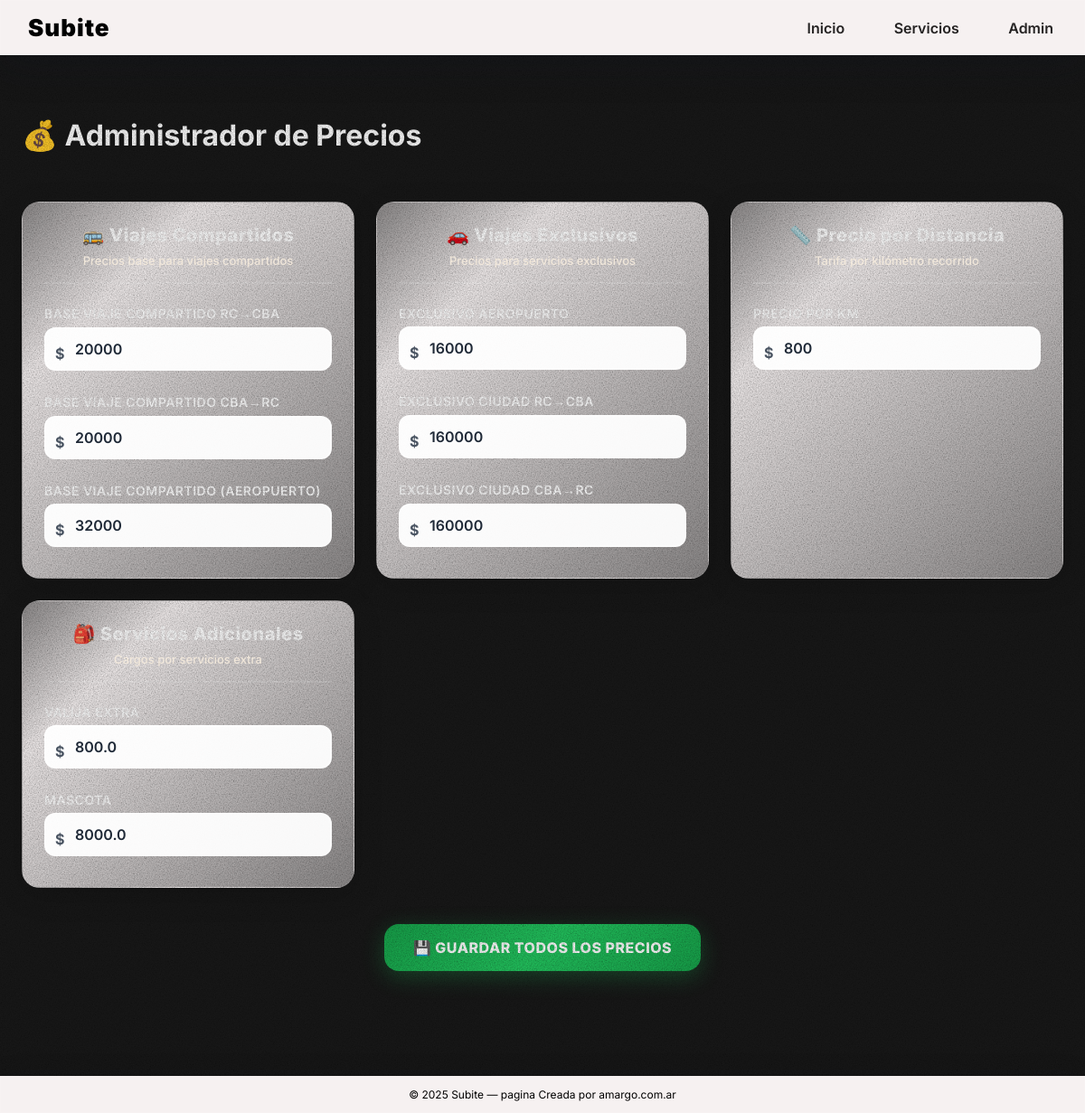
Page /admin/prices (signed in) on the committed database.
### app.py (models this page shows)
class PriceConfig(db.Model):
    key = db.Column(db.String(64), primary_key=True)
    value = db.Column(db.Float, nullable=False)

### app.py (the view, shortened to what this page needs)
@app.route('/admin/prices', methods=['GET', 'POST'])
@login_required
def admin_prices():
    keys = ['BASE_SHARED_RC_CBA','BASE_SHARED_CBA_RC','BASE_SHARED_AIRPORT' , 'AIRPORT_EXCLUSIVE',
            'CITY_EXCLUSIVE_RC_CBA','CITY_EXCLUSIVE_CBA_RC','KM_PRICE','EXTRA_LUGGAGE','PET']
    items = [(k, price(k)) for k in keys]
    return render_template('admin_prices.html', items=items)

### app.py (called while the page is built)
def price(key, default=0.0):
    pc = PriceConfig.query.get(key)
    return pc.value if pc else default

def login_required(f):
    @wraps(f)
    def wrapper(*args, **kwargs):
        if not session.get('admin'):
            return redirect(url_for('admin_login'))
        return f(*args, **kwargs)
    return wrapper

### templates/admin_prices.html
{% extends "base.html" %}
{% block content %}
<h1>💰 Administrador de Precios</h1>
{% set labels = {
  'BASE_SHARED_RC_CBA':'Base Viaje Compartido RC→CBA',
  'BASE_SHARED_CBA_RC':'Base Viaje Compartido CBA→RC',
  'BASE_SHARED_AIRPORT':'Base Viaje Compartido (Aeropuerto)',
  'AIRPORT_EXCLUSIVE':'Exclusivo Aeropuerto',
  'CITY_EXCLUSIVE_RC_CBA':'Exclusivo Ciudad RC→CBA',
  'CITY_EXCLUSIVE_CBA_RC':'Exclusivo Ciudad CBA→RC',
  'KM_PRICE':'Precio por KM',
  'EXTRA_LUGGAGE':'Valija extra',
  'PET':'Mascota'
} %}
{% set shared_keys = ['BASE_SHARED_RC_CBA', 'BASE_SHARED_CBA_RC', 'BASE_SHARED_AIRPORT'] %}
{% set exclusive_keys = ['AIRPORT_EXCLUSIVE', 'CITY_EXCLUSIVE_RC_CBA', 'CITY_EXCLUSIVE_CBA_RC'] %}
{% set distance_keys = ['KM_PRICE'] %}
{% set extra_keys = ['EXTRA_LUGGAGE', 'PET'] %}
<form method="post">
  <div class="admin-price-grid">
    <div class="price-category-card">
      <div class="price-category-header">
        <h2>🚌 Viajes Compartidos</h2>
        <p>Precios base para viajes compartidos</p>
      </div>
      <div class="price-inputs">
        {% for k, v in items %}
          {% if k in shared_keys %}
            <div class="price-input-group">
              <label>{{ labels.get(k, k) }}</label>
              <div class="input-wrapper">
                <span class="currency">$</span>
                <input name="price_{{k}}" type="number" step="1" value="{{ v|int }}" class="price-input">
              </div>
            </div>
          {% endif %}
        {% endfor %}
      </div>
    </div>
    <div class="price-category-card">
      <div class="price-category-header">
        <h2>🚗 Viajes Exclusivos</h2>
        <p>Precios para servicios exclusivos</p>
      </div>
      <div class="price-inputs">
        {% for k, v in items %}
          {% if k in exclusive_keys %}
            <div class="price-input-group">
              <label>{{ labels.get(k, k) }}</label>
              <div class="input-wrapper">
                <span class="currency">$</span>
                <input name="price_{{k}}" type="number" step="1" value="{{ v|int }}" class="price-input">
              </div>
            </div>
          {% endif %}
        {% endfor %}
      </div>
    </div>
    <div class="price-category-card">
      <div class="price-category-header">
        <h2>📏 Precio por Distancia</h2>
        <p>Tarifa por kilómetro recorrido</p>
      </div>
      <div class="price-inputs">
        {% for k, v in items %}
          {% if k in distance_keys %}
            <div class="price-input-group">
              <label>{{ labels.get(k, k) }}</label>
              <div class="input-wrapper">
                <span class="currency">$</span>
                <input name="price_{{k}}" type="number" step="1" value="{{ v|int }}" class="price-input">
              </div>
            </div>
          {% endif %}
        {% endfor %}
      </div>
    </div>
    <div class="price-category-card">
      <div class="price-category-header">
        <h2>🎒 Servicios Adicionales</h2>
        <p>Cargos por servicios extra</p>
      </div>
      <div class="price-inputs">
        {% for k, v in items %}
          {% if k in extra_keys %}
            <div class="price-input-group">
              <label>{{ labels.get(k, k) }}</label>
              <div class="input-wrapper">
                <span class="currency">$</span>
                <input name="price_{{k}}" type="number" step="0.01" value="{{ v }}" class="price-input">
              </div>
            </div>
          {% endif %}
        {% endfor %}
      </div>
    </div>
  </div>
  <div class="save-section">
    <button type="submit" class="save-prices-btn">💾 Guardar Todos los Precios</button>
  </div>
</form>
{% endblock %}

### static/style.css (style rules this page uses)
:root { --bg:#181818; --fg:#ffffff; --muted:#000000; --brand:#ffffff; --accent:#F5EBDD; --card:#181818; --ok:#16a34a; --warn:#f59e0b; --err:#ef4444; --shadow:0 8px 28px rgba(17,24,39,0.12); --shadow-strong:0 14px 40px rgba(17,24,39,0.18); --border:1px solid rgba(17,24,39,0.08); --nav-bg: #F6F1F1; --nav-border: 1px solid rgba(255,255,255,0.08); --footer-height: 72px; }
* { box-sizing:border-box }
html,body { margin:0;padding:0;background:var(--bg);color:var(--fg);font-family:'Inter';font-weight:400;height:100%; max-width: 100vw; overflow-x: hidden; }
body { display:flex;flex-direction:column;min-height:100vh; }
body.bg-grain { background:var(--bg);position:relative }
body.bg-grain::before { content:"";position:fixed;inset:0;pointer-events:none; opacity:1.045;mix-blend-mode:multiply; }
button { padding:10px 14px;border-radius:12px;border:1px solid var(--accent);background:linear-gradient(to right, #908D8D 0%, #F6F1F1 52%, #908D8D 100%);color:#0C0C0C;cursor:pointer;transition:opacity .3s ease;text-decoration:none }
label { display:flex; font-family: 'Inter'; margin-bottom: 0.7em;font-size: 1em; }
input,select,textarea { width:70%;padding:10px;border-radius:10px;border:1.5px solid #e5e7eb;background:white;margin-bottom:10px }
.admin-price-grid { display: grid; grid-template-columns: repeat(auto-fit, minmax(320px, 1fr)); gap: 24px; margin: 32px 0; }
.price-category-card { background: linear-gradient(135deg, #908D8D 0%, #F6F1F1 25%, #908D8D 100%); border-radius: 20px; padding: 24px; box-shadow: 0 8px 32px rgba(0,0,0,0.15); border: 1px solid rgba(255,255,255,0.1); transition: opacity .3s ease, transform .3s ease; }
.price-category-header { text-align: center; margin-bottom: 24px; border-bottom: 2px solid rgba(255,255,255,0.2); padding-bottom: 16px; }
.price-category-header h2 { font-family: 'Inter'; font-weight: 800; font-size: 20px; margin: 0 0 8px 0; color: var(--fg); letter-spacing: 0.5px; }
.price-category-header p { font-family: 'Inter'; font-weight: 500; font-size: 13px; margin: 0; color: var(--accent); opacity: 0.9; }
.price-inputs { display: flex; flex-direction: column; gap: 16px; }
.price-input-group { display: flex; flex-direction: column; gap: 6px; }
.price-input-group label { font-family: 'Inter'; font-weight: 600; font-size: 14px; color: var(--fg); margin: 0; text-transform: uppercase; letter-spacing: 0.5px; }
.input-wrapper { position: relative; display: flex; align-items: center; }
.currency { position: absolute; left: 12px; font-family: 'Inter'; font-weight: 700; font-size: 16px; color: #4b5563; z-index: 1; pointer-events: none; }
.price-input { width: 100%; padding: 12px 16px 12px 32px; border: 2px solid rgba(255,255,255,0.3); border-radius: 12px; background: rgba(255,255,255,0.95); font-family: 'Inter'; font-weight: 600; font-size: 16px; color: #1f2937; transition: border-color .3s ease, box-shadow .3s ease; }
.save-section { text-align: center; margin: 40px 0 20px 0; }
.save-prices-btn { background: linear-gradient(135deg, #16a34a 0%, #22c55e 50%, #16a34a 100%); color: white; border: none; padding: 16px 32px; border-radius: 16px; font-family: 'Inter'; font-weight: 800; font-size: 16px; letter-spacing: 0.5px; text-transform: uppercase; cursor: pointer; transition: opacity .3s ease, transform .3s ease; box-shadow: 0 6px 24px rgba(34, 197, 94, 0.3); }
h2 { font-family: 'Inter';font-weight: 700; font-size: 60px; margin-bottom: .5em; letter-spacing: 5px; }

### rows in the picture
PriceConfig: get "BASE VIAJE COMPARTIDO RC→CBA", value "20000"
PriceConfig: get "BASE VIAJE COMPARTIDO CBA→RC", value "20000"
PriceConfig: get "BASE VIAJE COMPARTIDO (AEROPUERTO)", value "32000"
PriceConfig: get "EXCLUSIVO AEROPUERTO", value "16000"
PriceConfig: get "EXCLUSIVO CIUDAD RC→CBA", value "160000"
PriceConfig: get "EXCLUSIVO CIUDAD CBA→RC", value "160000"
PriceConfig: get "PRECIO POR KM", value "800"
PriceConfig: get "VALIJA EXTRA", value "800.0"
PriceConfig: get "MASCOTA", value "8000.0"

### other values in the picture
{{ 2025 }} "2025"
